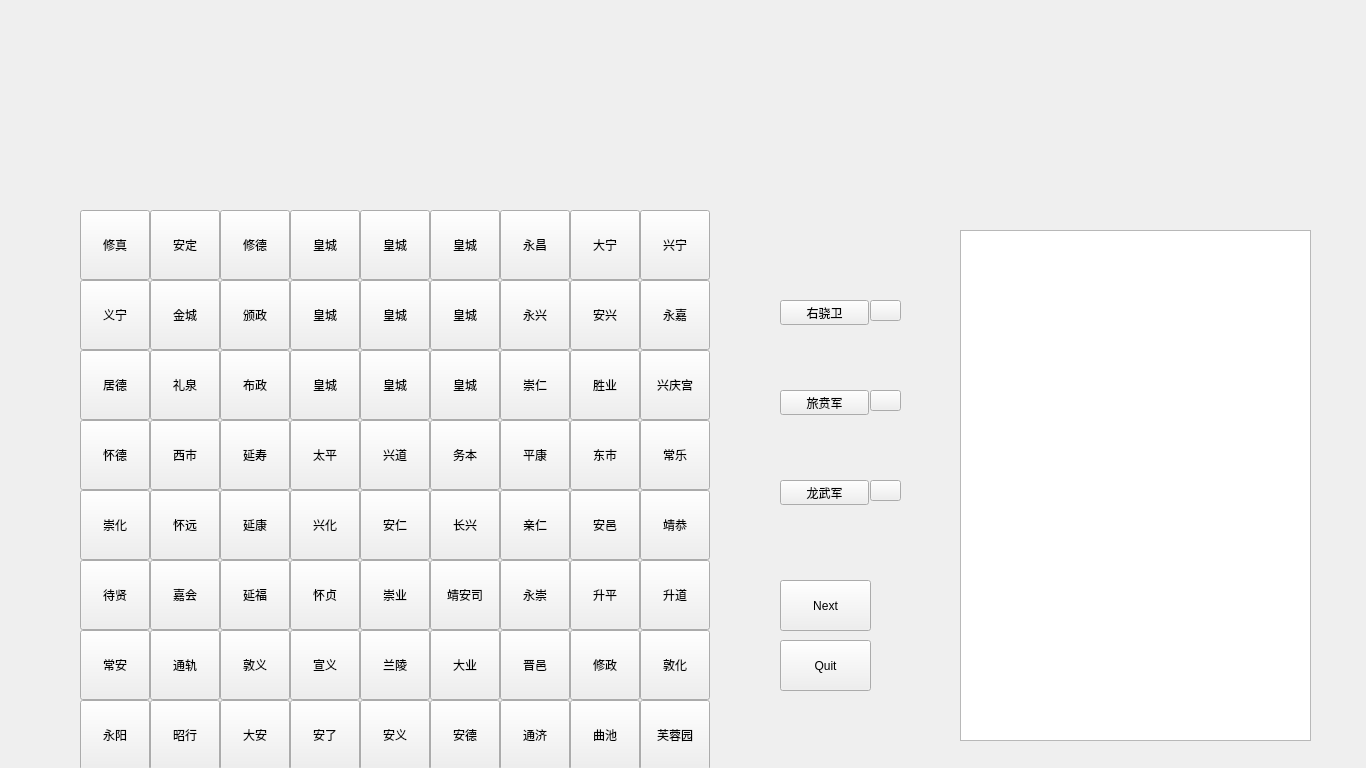
<?xml version="1.0" encoding="UTF-8"?>
<ui version="4.0">
 <class>MainGameWindow</class>
 <widget class="QMainWindow" name="MainGameWindow">
  <property name="geometry">
   <rect>
    <x>0</x>
    <y>0</y>
    <width>1366</width>
    <height>768</height>
   </rect>
  </property>
  <property name="windowTitle">
   <string>MainGameWindow</string>
  </property>
  <widget class="QWidget" name="centralwidget">
   <property name="sizePolicy">
    <sizepolicy hsizetype="Fixed" vsizetype="Fixed">
     <horstretch>0</horstretch>
     <verstretch>0</verstretch>
    </sizepolicy>
   </property>
   <property name="autoFillBackground">
    <bool>true</bool>
   </property>
   <property name="styleSheet">
    <string notr="true">QWindowApplication{color:  rgb(242, 236, 222)}</string>
   </property>
   <widget class="QPushButton" name="b01">
    <property name="geometry">
     <rect>
      <x>150</x>
      <y>210</y>
      <width>70</width>
      <height>70</height>
     </rect>
    </property>
    <property name="text">
     <string>安定</string>
    </property>
   </widget>
   <widget class="QPushButton" name="b02">
    <property name="geometry">
     <rect>
      <x>220</x>
      <y>210</y>
      <width>70</width>
      <height>70</height>
     </rect>
    </property>
    <property name="text">
     <string>修德</string>
    </property>
   </widget>
   <widget class="QPushButton" name="b04">
    <property name="geometry">
     <rect>
      <x>360</x>
      <y>210</y>
      <width>70</width>
      <height>70</height>
     </rect>
    </property>
    <property name="text">
     <string>皇城</string>
    </property>
   </widget>
   <widget class="QPushButton" name="b00">
    <property name="geometry">
     <rect>
      <x>80</x>
      <y>210</y>
      <width>70</width>
      <height>70</height>
     </rect>
    </property>
    <property name="locale">
     <locale language="Chinese" country="China"/>
    </property>
    <property name="text">
     <string>修真</string>
    </property>
   </widget>
   <widget class="QPushButton" name="b03">
    <property name="geometry">
     <rect>
      <x>290</x>
      <y>210</y>
      <width>70</width>
      <height>70</height>
     </rect>
    </property>
    <property name="text">
     <string>皇城</string>
    </property>
   </widget>
   <widget class="QPushButton" name="b06">
    <property name="geometry">
     <rect>
      <x>500</x>
      <y>210</y>
      <width>70</width>
      <height>70</height>
     </rect>
    </property>
    <property name="text">
     <string>永昌</string>
    </property>
   </widget>
   <widget class="QPushButton" name="b05">
    <property name="geometry">
     <rect>
      <x>430</x>
      <y>210</y>
      <width>70</width>
      <height>70</height>
     </rect>
    </property>
    <property name="locale">
     <locale language="Chinese" country="China"/>
    </property>
    <property name="text">
     <string>皇城</string>
    </property>
   </widget>
   <widget class="QPushButton" name="b08">
    <property name="geometry">
     <rect>
      <x>640</x>
      <y>210</y>
      <width>70</width>
      <height>70</height>
     </rect>
    </property>
    <property name="text">
     <string>兴宁</string>
    </property>
   </widget>
   <widget class="QPushButton" name="b07">
    <property name="geometry">
     <rect>
      <x>570</x>
      <y>210</y>
      <width>70</width>
      <height>70</height>
     </rect>
    </property>
    <property name="text">
     <string>大宁</string>
    </property>
   </widget>
   <widget class="QPushButton" name="b15">
    <property name="geometry">
     <rect>
      <x>430</x>
      <y>280</y>
      <width>70</width>
      <height>70</height>
     </rect>
    </property>
    <property name="locale">
     <locale language="Chinese" country="China"/>
    </property>
    <property name="text">
     <string>皇城</string>
    </property>
   </widget>
   <widget class="QPushButton" name="b18">
    <property name="geometry">
     <rect>
      <x>640</x>
      <y>280</y>
      <width>70</width>
      <height>70</height>
     </rect>
    </property>
    <property name="text">
     <string>永嘉</string>
    </property>
   </widget>
   <widget class="QPushButton" name="b11">
    <property name="geometry">
     <rect>
      <x>150</x>
      <y>280</y>
      <width>70</width>
      <height>70</height>
     </rect>
    </property>
    <property name="text">
     <string>金城</string>
    </property>
   </widget>
   <widget class="QPushButton" name="b10">
    <property name="geometry">
     <rect>
      <x>80</x>
      <y>280</y>
      <width>70</width>
      <height>70</height>
     </rect>
    </property>
    <property name="locale">
     <locale language="Chinese" country="China"/>
    </property>
    <property name="text">
     <string>义宁</string>
    </property>
   </widget>
   <widget class="QPushButton" name="b14">
    <property name="geometry">
     <rect>
      <x>360</x>
      <y>280</y>
      <width>70</width>
      <height>70</height>
     </rect>
    </property>
    <property name="text">
     <string>皇城</string>
    </property>
   </widget>
   <widget class="QPushButton" name="b17">
    <property name="geometry">
     <rect>
      <x>570</x>
      <y>280</y>
      <width>70</width>
      <height>70</height>
     </rect>
    </property>
    <property name="text">
     <string>安兴</string>
    </property>
   </widget>
   <widget class="QPushButton" name="b13">
    <property name="geometry">
     <rect>
      <x>290</x>
      <y>280</y>
      <width>70</width>
      <height>70</height>
     </rect>
    </property>
    <property name="text">
     <string>皇城</string>
    </property>
   </widget>
   <widget class="QPushButton" name="b12">
    <property name="geometry">
     <rect>
      <x>220</x>
      <y>280</y>
      <width>70</width>
      <height>70</height>
     </rect>
    </property>
    <property name="text">
     <string>颁政</string>
    </property>
   </widget>
   <widget class="QPushButton" name="b16">
    <property name="geometry">
     <rect>
      <x>500</x>
      <y>280</y>
      <width>70</width>
      <height>70</height>
     </rect>
    </property>
    <property name="text">
     <string>永兴</string>
    </property>
   </widget>
   <widget class="QPushButton" name="b36">
    <property name="geometry">
     <rect>
      <x>500</x>
      <y>420</y>
      <width>70</width>
      <height>70</height>
     </rect>
    </property>
    <property name="text">
     <string>平康</string>
    </property>
   </widget>
   <widget class="QPushButton" name="b30">
    <property name="geometry">
     <rect>
      <x>80</x>
      <y>420</y>
      <width>70</width>
      <height>70</height>
     </rect>
    </property>
    <property name="locale">
     <locale language="Chinese" country="China"/>
    </property>
    <property name="text">
     <string>怀德</string>
    </property>
   </widget>
   <widget class="QPushButton" name="b22">
    <property name="geometry">
     <rect>
      <x>220</x>
      <y>350</y>
      <width>70</width>
      <height>70</height>
     </rect>
    </property>
    <property name="text">
     <string>布政</string>
    </property>
   </widget>
   <widget class="QPushButton" name="b35">
    <property name="geometry">
     <rect>
      <x>430</x>
      <y>420</y>
      <width>70</width>
      <height>70</height>
     </rect>
    </property>
    <property name="locale">
     <locale language="Chinese" country="China"/>
    </property>
    <property name="text">
     <string>务本</string>
    </property>
   </widget>
   <widget class="QPushButton" name="b37">
    <property name="geometry">
     <rect>
      <x>570</x>
      <y>420</y>
      <width>70</width>
      <height>70</height>
     </rect>
    </property>
    <property name="text">
     <string>东市</string>
    </property>
   </widget>
   <widget class="QPushButton" name="b25">
    <property name="geometry">
     <rect>
      <x>430</x>
      <y>350</y>
      <width>70</width>
      <height>70</height>
     </rect>
    </property>
    <property name="locale">
     <locale language="Chinese" country="China"/>
    </property>
    <property name="text">
     <string>皇城</string>
    </property>
   </widget>
   <widget class="QPushButton" name="b34">
    <property name="geometry">
     <rect>
      <x>360</x>
      <y>420</y>
      <width>70</width>
      <height>70</height>
     </rect>
    </property>
    <property name="text">
     <string>兴道</string>
    </property>
   </widget>
   <widget class="QPushButton" name="b28">
    <property name="geometry">
     <rect>
      <x>640</x>
      <y>350</y>
      <width>70</width>
      <height>70</height>
     </rect>
    </property>
    <property name="text">
     <string>兴庆宫</string>
    </property>
   </widget>
   <widget class="QPushButton" name="b33">
    <property name="geometry">
     <rect>
      <x>290</x>
      <y>420</y>
      <width>70</width>
      <height>70</height>
     </rect>
    </property>
    <property name="text">
     <string>太平</string>
    </property>
   </widget>
   <widget class="QPushButton" name="b21">
    <property name="geometry">
     <rect>
      <x>150</x>
      <y>350</y>
      <width>70</width>
      <height>70</height>
     </rect>
    </property>
    <property name="text">
     <string>礼泉</string>
    </property>
   </widget>
   <widget class="QPushButton" name="b32">
    <property name="geometry">
     <rect>
      <x>220</x>
      <y>420</y>
      <width>70</width>
      <height>70</height>
     </rect>
    </property>
    <property name="text">
     <string>延寿</string>
    </property>
   </widget>
   <widget class="QPushButton" name="b26">
    <property name="geometry">
     <rect>
      <x>500</x>
      <y>350</y>
      <width>70</width>
      <height>70</height>
     </rect>
    </property>
    <property name="text">
     <string>崇仁</string>
    </property>
   </widget>
   <widget class="QPushButton" name="b31">
    <property name="geometry">
     <rect>
      <x>150</x>
      <y>420</y>
      <width>70</width>
      <height>70</height>
     </rect>
    </property>
    <property name="text">
     <string>西市</string>
    </property>
   </widget>
   <widget class="QPushButton" name="b24">
    <property name="geometry">
     <rect>
      <x>360</x>
      <y>350</y>
      <width>70</width>
      <height>70</height>
     </rect>
    </property>
    <property name="text">
     <string>皇城</string>
    </property>
   </widget>
   <widget class="QPushButton" name="b38">
    <property name="geometry">
     <rect>
      <x>640</x>
      <y>420</y>
      <width>70</width>
      <height>70</height>
     </rect>
    </property>
    <property name="text">
     <string>常乐</string>
    </property>
   </widget>
   <widget class="QPushButton" name="b27">
    <property name="geometry">
     <rect>
      <x>570</x>
      <y>350</y>
      <width>70</width>
      <height>70</height>
     </rect>
    </property>
    <property name="text">
     <string>胜业</string>
    </property>
   </widget>
   <widget class="QPushButton" name="b20">
    <property name="geometry">
     <rect>
      <x>80</x>
      <y>350</y>
      <width>70</width>
      <height>70</height>
     </rect>
    </property>
    <property name="locale">
     <locale language="Chinese" country="China"/>
    </property>
    <property name="text">
     <string>居德</string>
    </property>
   </widget>
   <widget class="QPushButton" name="b23">
    <property name="geometry">
     <rect>
      <x>290</x>
      <y>350</y>
      <width>70</width>
      <height>70</height>
     </rect>
    </property>
    <property name="text">
     <string>皇城</string>
    </property>
   </widget>
   <widget class="QPushButton" name="b63">
    <property name="geometry">
     <rect>
      <x>290</x>
      <y>630</y>
      <width>70</width>
      <height>70</height>
     </rect>
    </property>
    <property name="text">
     <string>宣义</string>
    </property>
   </widget>
   <widget class="QPushButton" name="b50">
    <property name="geometry">
     <rect>
      <x>80</x>
      <y>560</y>
      <width>70</width>
      <height>70</height>
     </rect>
    </property>
    <property name="locale">
     <locale language="Chinese" country="China"/>
    </property>
    <property name="text">
     <string>待贤</string>
    </property>
   </widget>
   <widget class="QPushButton" name="b70">
    <property name="geometry">
     <rect>
      <x>80</x>
      <y>700</y>
      <width>70</width>
      <height>70</height>
     </rect>
    </property>
    <property name="locale">
     <locale language="Chinese" country="China"/>
    </property>
    <property name="text">
     <string>永阳</string>
    </property>
   </widget>
   <widget class="QPushButton" name="b72">
    <property name="geometry">
     <rect>
      <x>220</x>
      <y>700</y>
      <width>70</width>
      <height>70</height>
     </rect>
    </property>
    <property name="text">
     <string>大安</string>
    </property>
   </widget>
   <widget class="QPushButton" name="b42">
    <property name="geometry">
     <rect>
      <x>220</x>
      <y>490</y>
      <width>70</width>
      <height>70</height>
     </rect>
    </property>
    <property name="text">
     <string>延康</string>
    </property>
   </widget>
   <widget class="QPushButton" name="b62">
    <property name="geometry">
     <rect>
      <x>220</x>
      <y>630</y>
      <width>70</width>
      <height>70</height>
     </rect>
    </property>
    <property name="text">
     <string>敦义</string>
    </property>
   </widget>
   <widget class="QPushButton" name="b64">
    <property name="geometry">
     <rect>
      <x>360</x>
      <y>630</y>
      <width>70</width>
      <height>70</height>
     </rect>
    </property>
    <property name="text">
     <string>兰陵</string>
    </property>
   </widget>
   <widget class="QPushButton" name="b65">
    <property name="geometry">
     <rect>
      <x>430</x>
      <y>630</y>
      <width>70</width>
      <height>70</height>
     </rect>
    </property>
    <property name="locale">
     <locale language="Chinese" country="China"/>
    </property>
    <property name="text">
     <string>大业</string>
    </property>
   </widget>
   <widget class="QPushButton" name="b55">
    <property name="geometry">
     <rect>
      <x>430</x>
      <y>560</y>
      <width>70</width>
      <height>70</height>
     </rect>
    </property>
    <property name="locale">
     <locale language="Chinese" country="China"/>
    </property>
    <property name="text">
     <string>靖安司</string>
    </property>
   </widget>
   <widget class="QPushButton" name="b60">
    <property name="geometry">
     <rect>
      <x>80</x>
      <y>630</y>
      <width>70</width>
      <height>70</height>
     </rect>
    </property>
    <property name="locale">
     <locale language="Chinese" country="China"/>
    </property>
    <property name="text">
     <string>常安</string>
    </property>
   </widget>
   <widget class="QPushButton" name="b78">
    <property name="geometry">
     <rect>
      <x>640</x>
      <y>700</y>
      <width>70</width>
      <height>70</height>
     </rect>
    </property>
    <property name="text">
     <string>芙蓉园</string>
    </property>
   </widget>
   <widget class="QPushButton" name="b57">
    <property name="geometry">
     <rect>
      <x>570</x>
      <y>560</y>
      <width>70</width>
      <height>70</height>
     </rect>
    </property>
    <property name="text">
     <string>升平</string>
    </property>
   </widget>
   <widget class="QPushButton" name="b45">
    <property name="geometry">
     <rect>
      <x>430</x>
      <y>490</y>
      <width>70</width>
      <height>70</height>
     </rect>
    </property>
    <property name="locale">
     <locale language="Chinese" country="China"/>
    </property>
    <property name="text">
     <string>长兴</string>
    </property>
   </widget>
   <widget class="QPushButton" name="b54">
    <property name="geometry">
     <rect>
      <x>360</x>
      <y>560</y>
      <width>70</width>
      <height>70</height>
     </rect>
    </property>
    <property name="text">
     <string>崇业</string>
    </property>
   </widget>
   <widget class="QPushButton" name="b66">
    <property name="geometry">
     <rect>
      <x>500</x>
      <y>630</y>
      <width>70</width>
      <height>70</height>
     </rect>
    </property>
    <property name="text">
     <string>晋邑</string>
    </property>
   </widget>
   <widget class="QPushButton" name="b48">
    <property name="geometry">
     <rect>
      <x>640</x>
      <y>490</y>
      <width>70</width>
      <height>70</height>
     </rect>
    </property>
    <property name="text">
     <string>靖恭</string>
    </property>
   </widget>
   <widget class="QPushButton" name="b53">
    <property name="geometry">
     <rect>
      <x>290</x>
      <y>560</y>
      <width>70</width>
      <height>70</height>
     </rect>
    </property>
    <property name="text">
     <string>怀贞</string>
    </property>
   </widget>
   <widget class="QPushButton" name="b41">
    <property name="geometry">
     <rect>
      <x>150</x>
      <y>490</y>
      <width>70</width>
      <height>70</height>
     </rect>
    </property>
    <property name="text">
     <string>怀远</string>
    </property>
   </widget>
   <widget class="QPushButton" name="b52">
    <property name="geometry">
     <rect>
      <x>220</x>
      <y>560</y>
      <width>70</width>
      <height>70</height>
     </rect>
    </property>
    <property name="text">
     <string>延福</string>
    </property>
   </widget>
   <widget class="QPushButton" name="b68">
    <property name="geometry">
     <rect>
      <x>640</x>
      <y>630</y>
      <width>70</width>
      <height>70</height>
     </rect>
    </property>
    <property name="text">
     <string>敦化</string>
    </property>
   </widget>
   <widget class="QPushButton" name="b73">
    <property name="geometry">
     <rect>
      <x>290</x>
      <y>700</y>
      <width>70</width>
      <height>70</height>
     </rect>
    </property>
    <property name="text">
     <string>安了</string>
    </property>
   </widget>
   <widget class="QPushButton" name="b46">
    <property name="geometry">
     <rect>
      <x>500</x>
      <y>490</y>
      <width>70</width>
      <height>70</height>
     </rect>
    </property>
    <property name="text">
     <string>亲仁</string>
    </property>
   </widget>
   <widget class="QPushButton" name="b51">
    <property name="geometry">
     <rect>
      <x>150</x>
      <y>560</y>
      <width>70</width>
      <height>70</height>
     </rect>
    </property>
    <property name="text">
     <string>嘉会</string>
    </property>
   </widget>
   <widget class="QPushButton" name="b76">
    <property name="geometry">
     <rect>
      <x>500</x>
      <y>700</y>
      <width>70</width>
      <height>70</height>
     </rect>
    </property>
    <property name="text">
     <string>通济</string>
    </property>
   </widget>
   <widget class="QPushButton" name="b67">
    <property name="geometry">
     <rect>
      <x>570</x>
      <y>630</y>
      <width>70</width>
      <height>70</height>
     </rect>
    </property>
    <property name="text">
     <string>修政</string>
    </property>
   </widget>
   <widget class="QPushButton" name="b74">
    <property name="geometry">
     <rect>
      <x>360</x>
      <y>700</y>
      <width>70</width>
      <height>70</height>
     </rect>
    </property>
    <property name="text">
     <string>安义</string>
    </property>
   </widget>
   <widget class="QPushButton" name="b44">
    <property name="geometry">
     <rect>
      <x>360</x>
      <y>490</y>
      <width>70</width>
      <height>70</height>
     </rect>
    </property>
    <property name="text">
     <string>安仁</string>
    </property>
   </widget>
   <widget class="QPushButton" name="b77">
    <property name="geometry">
     <rect>
      <x>570</x>
      <y>700</y>
      <width>70</width>
      <height>70</height>
     </rect>
    </property>
    <property name="text">
     <string>曲池</string>
    </property>
   </widget>
   <widget class="QPushButton" name="b58">
    <property name="geometry">
     <rect>
      <x>640</x>
      <y>560</y>
      <width>70</width>
      <height>70</height>
     </rect>
    </property>
    <property name="text">
     <string>升道</string>
    </property>
   </widget>
   <widget class="QPushButton" name="b47">
    <property name="geometry">
     <rect>
      <x>570</x>
      <y>490</y>
      <width>70</width>
      <height>70</height>
     </rect>
    </property>
    <property name="text">
     <string>安邑</string>
    </property>
   </widget>
   <widget class="QPushButton" name="b40">
    <property name="geometry">
     <rect>
      <x>80</x>
      <y>490</y>
      <width>70</width>
      <height>70</height>
     </rect>
    </property>
    <property name="locale">
     <locale language="Chinese" country="China"/>
    </property>
    <property name="text">
     <string>崇化</string>
    </property>
   </widget>
   <widget class="QPushButton" name="b61">
    <property name="geometry">
     <rect>
      <x>150</x>
      <y>630</y>
      <width>70</width>
      <height>70</height>
     </rect>
    </property>
    <property name="text">
     <string>通轨</string>
    </property>
   </widget>
   <widget class="QPushButton" name="b43">
    <property name="geometry">
     <rect>
      <x>290</x>
      <y>490</y>
      <width>70</width>
      <height>70</height>
     </rect>
    </property>
    <property name="text">
     <string>兴化</string>
    </property>
   </widget>
   <widget class="QPushButton" name="b56">
    <property name="geometry">
     <rect>
      <x>500</x>
      <y>560</y>
      <width>70</width>
      <height>70</height>
     </rect>
    </property>
    <property name="text">
     <string>永崇</string>
    </property>
   </widget>
   <widget class="QPushButton" name="b71">
    <property name="geometry">
     <rect>
      <x>150</x>
      <y>700</y>
      <width>70</width>
      <height>70</height>
     </rect>
    </property>
    <property name="text">
     <string>昭行</string>
    </property>
   </widget>
   <widget class="QPushButton" name="b75">
    <property name="geometry">
     <rect>
      <x>430</x>
      <y>700</y>
      <width>70</width>
      <height>70</height>
     </rect>
    </property>
    <property name="locale">
     <locale language="Chinese" country="China"/>
    </property>
    <property name="text">
     <string>安德</string>
    </property>
   </widget>
   <widget class="QPushButton" name="bYouxiaowei">
    <property name="geometry">
     <rect>
      <x>780</x>
      <y>300</y>
      <width>89</width>
      <height>25</height>
     </rect>
    </property>
    <property name="text">
     <string>右骁卫</string>
    </property>
    <property name="checkable">
     <bool>true</bool>
    </property>
    <property name="checked">
     <bool>false</bool>
    </property>
   </widget>
   <widget class="QPushButton" name="bLvbenjun">
    <property name="geometry">
     <rect>
      <x>780</x>
      <y>390</y>
      <width>89</width>
      <height>25</height>
     </rect>
    </property>
    <property name="text">
     <string>旅贲军</string>
    </property>
    <property name="checkable">
     <bool>true</bool>
    </property>
    <property name="checked">
     <bool>false</bool>
    </property>
   </widget>
   <widget class="QPushButton" name="bLongwujun">
    <property name="geometry">
     <rect>
      <x>780</x>
      <y>480</y>
      <width>89</width>
      <height>25</height>
     </rect>
    </property>
    <property name="text">
     <string>龙武军</string>
    </property>
    <property name="checkable">
     <bool>true</bool>
    </property>
    <property name="checked">
     <bool>false</bool>
    </property>
   </widget>
   <widget class="QTextEdit" name="msgbox">
    <property name="geometry">
     <rect>
      <x>960</x>
      <y>230</y>
      <width>351</width>
      <height>511</height>
     </rect>
    </property>
   </widget>
   <widget class="QPushButton" name="bNext">
    <property name="geometry">
     <rect>
      <x>780</x>
      <y>580</y>
      <width>91</width>
      <height>51</height>
     </rect>
    </property>
    <property name="text">
     <string>Next</string>
    </property>
   </widget>
   <widget class="QLabel" name="youxiaoqi">
    <property name="geometry">
     <rect>
      <x>870</x>
      <y>240</y>
      <width>67</width>
      <height>70</height>
     </rect>
    </property>
    <property name="text">
     <string/>
    </property>
    <property name="pixmap">
     <pixmap resource="resources.qrc">:/screens/youxiaoqi.png</pixmap>
    </property>
   </widget>
   <widget class="QLabel" name="lvbenqi">
    <property name="geometry">
     <rect>
      <x>870</x>
      <y>330</y>
      <width>67</width>
      <height>70</height>
     </rect>
    </property>
    <property name="text">
     <string/>
    </property>
    <property name="pixmap">
     <pixmap resource="resources.qrc">:/screens/lvbenqi.png</pixmap>
    </property>
   </widget>
   <widget class="QLabel" name="longwuqi">
    <property name="geometry">
     <rect>
      <x>870</x>
      <y>420</y>
      <width>67</width>
      <height>70</height>
     </rect>
    </property>
    <property name="text">
     <string/>
    </property>
    <property name="pixmap">
     <pixmap resource="resources.qrc">:/screens/longwuqi.png</pixmap>
    </property>
   </widget>
   <widget class="QPushButton" name="returny">
    <property name="geometry">
     <rect>
      <x>870</x>
      <y>300</y>
      <width>31</width>
      <height>21</height>
     </rect>
    </property>
    <property name="text">
     <string/>
    </property>
   </widget>
   <widget class="QPushButton" name="returnb">
    <property name="geometry">
     <rect>
      <x>870</x>
      <y>390</y>
      <width>31</width>
      <height>21</height>
     </rect>
    </property>
    <property name="text">
     <string/>
    </property>
   </widget>
   <widget class="QPushButton" name="returnl">
    <property name="geometry">
     <rect>
      <x>870</x>
      <y>480</y>
      <width>31</width>
      <height>21</height>
     </rect>
    </property>
    <property name="text">
     <string/>
    </property>
   </widget>
   <widget class="QPushButton" name="bQuit">
    <property name="geometry">
     <rect>
      <x>780</x>
      <y>640</y>
      <width>91</width>
      <height>51</height>
     </rect>
    </property>
    <property name="text">
     <string>Quit</string>
    </property>
   </widget>
   <widget class="QLabel" name="henge">
    <property name="geometry">
     <rect>
      <x>0</x>
      <y>0</y>
      <width>1366</width>
      <height>231</height>
     </rect>
    </property>
    <property name="text">
     <string/>
    </property>
    <property name="pixmap">
     <pixmap resource="resources.qrc">:/screens/changhenge.png</pixmap>
    </property>
   </widget>
   <zorder>b01</zorder>
   <zorder>b02</zorder>
   <zorder>b04</zorder>
   <zorder>b00</zorder>
   <zorder>b03</zorder>
   <zorder>b06</zorder>
   <zorder>b05</zorder>
   <zorder>b08</zorder>
   <zorder>b07</zorder>
   <zorder>b15</zorder>
   <zorder>b18</zorder>
   <zorder>b11</zorder>
   <zorder>b10</zorder>
   <zorder>b14</zorder>
   <zorder>b17</zorder>
   <zorder>b13</zorder>
   <zorder>b12</zorder>
   <zorder>b16</zorder>
   <zorder>b36</zorder>
   <zorder>b30</zorder>
   <zorder>b22</zorder>
   <zorder>b35</zorder>
   <zorder>b37</zorder>
   <zorder>b25</zorder>
   <zorder>b34</zorder>
   <zorder>b28</zorder>
   <zorder>b33</zorder>
   <zorder>b21</zorder>
   <zorder>b32</zorder>
   <zorder>b26</zorder>
   <zorder>b31</zorder>
   <zorder>b24</zorder>
   <zorder>b38</zorder>
   <zorder>b27</zorder>
   <zorder>b20</zorder>
   <zorder>b23</zorder>
   <zorder>b63</zorder>
   <zorder>b50</zorder>
   <zorder>b70</zorder>
   <zorder>b72</zorder>
   <zorder>b42</zorder>
   <zorder>b62</zorder>
   <zorder>b64</zorder>
   <zorder>b65</zorder>
   <zorder>b55</zorder>
   <zorder>b60</zorder>
   <zorder>b78</zorder>
   <zorder>b57</zorder>
   <zorder>b45</zorder>
   <zorder>b54</zorder>
   <zorder>b66</zorder>
   <zorder>b48</zorder>
   <zorder>b53</zorder>
   <zorder>b41</zorder>
   <zorder>b52</zorder>
   <zorder>b68</zorder>
   <zorder>b73</zorder>
   <zorder>b46</zorder>
   <zorder>b51</zorder>
   <zorder>b76</zorder>
   <zorder>b67</zorder>
   <zorder>b74</zorder>
   <zorder>b44</zorder>
   <zorder>b77</zorder>
   <zorder>b58</zorder>
   <zorder>b47</zorder>
   <zorder>b40</zorder>
   <zorder>b61</zorder>
   <zorder>b43</zorder>
   <zorder>b56</zorder>
   <zorder>b71</zorder>
   <zorder>b75</zorder>
   <zorder>bYouxiaowei</zorder>
   <zorder>bLvbenjun</zorder>
   <zorder>bLongwujun</zorder>
   <zorder>msgbox</zorder>
   <zorder>bNext</zorder>
   <zorder>returny</zorder>
   <zorder>returnb</zorder>
   <zorder>returnl</zorder>
   <zorder>bQuit</zorder>
   <zorder>henge</zorder>
   <zorder>youxiaoqi</zorder>
   <zorder>lvbenqi</zorder>
   <zorder>longwuqi</zorder>
  </widget>
 </widget>
 <resources>
  <include location="resources.qrc"/>
 </resources>
 <connections/>
</ui>
